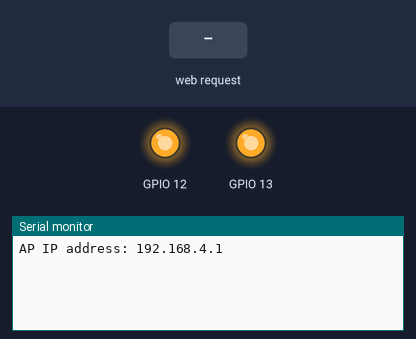
Simulated run of this sketch. Board: ESP32. On the bench: output pins drawn as LEDs (lit = HIGH), the last lines printed to the serial monitor. The test bench sets the inputs (shaded band).

Above: at 1.2 s.
1.3 s: HTTP request GET /ON1 received
At 2.1 s:
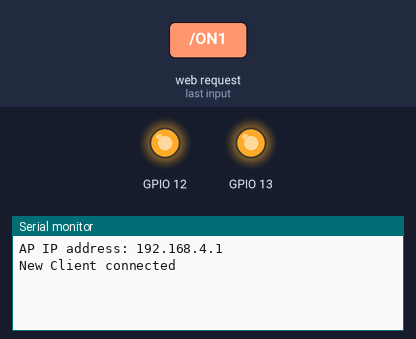
3.8 s: HTTP request GET /OFF1 received
At 6.7 s:
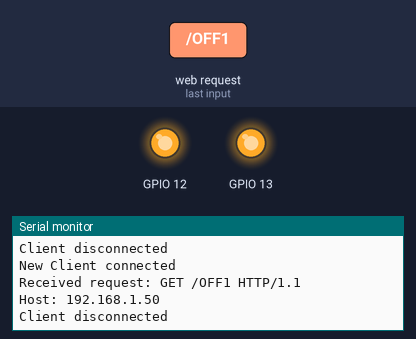

The sketch:

lab-w6-2-server.ino
```cpp
#include <WiFi.h>

// Wifi credentials
const char* ssid = "ESP32-Nihahaha";
const char* password = "12345678";
const uint16_t port = 6969;
WiFiServer server(port);

void setup() {
  Serial.begin(9600);

  WiFi.softAP(ssid, password);
  WiFi.mode(WIFI_AP_STA);
  Serial.print("AP IP address: ");
  Serial.println(WiFi.softAPIP());
  server.begin();

  pinMode(12, OUTPUT);
  pinMode(13, OUTPUT);

  // turn off both relays initially
  digitalWrite(12, HIGH);
  digitalWrite(13, HIGH);
}

void loop() {
  WiFiClient client = server.available();

  if (client) {
    Serial.println("New Client connected");
    while (client.connected()) {
      if (client.available()) {
        String request = client.readStringUntil('&');
        Serial.print("Received request: ");
        Serial.println(request);

        if (request == "ON1") {
          digitalWrite(12, LOW);
        } else if (request == "OFF1") {
          digitalWrite(12, HIGH);
        } else if (request == "ON2") {
          digitalWrite(13, LOW);
        } else if (request == "OFF2") {
          digitalWrite(13, HIGH);
        }
      }
    }
    client.stop();
    Serial.println("Client disconnected");
  }
}
```

Measured:
- after the input at 1.3 s, the serial monitor: prints a new line at once (image 1)
- after the input at 3.8 s, the serial monitor: prints a new line after 1.0 s (image 2)
